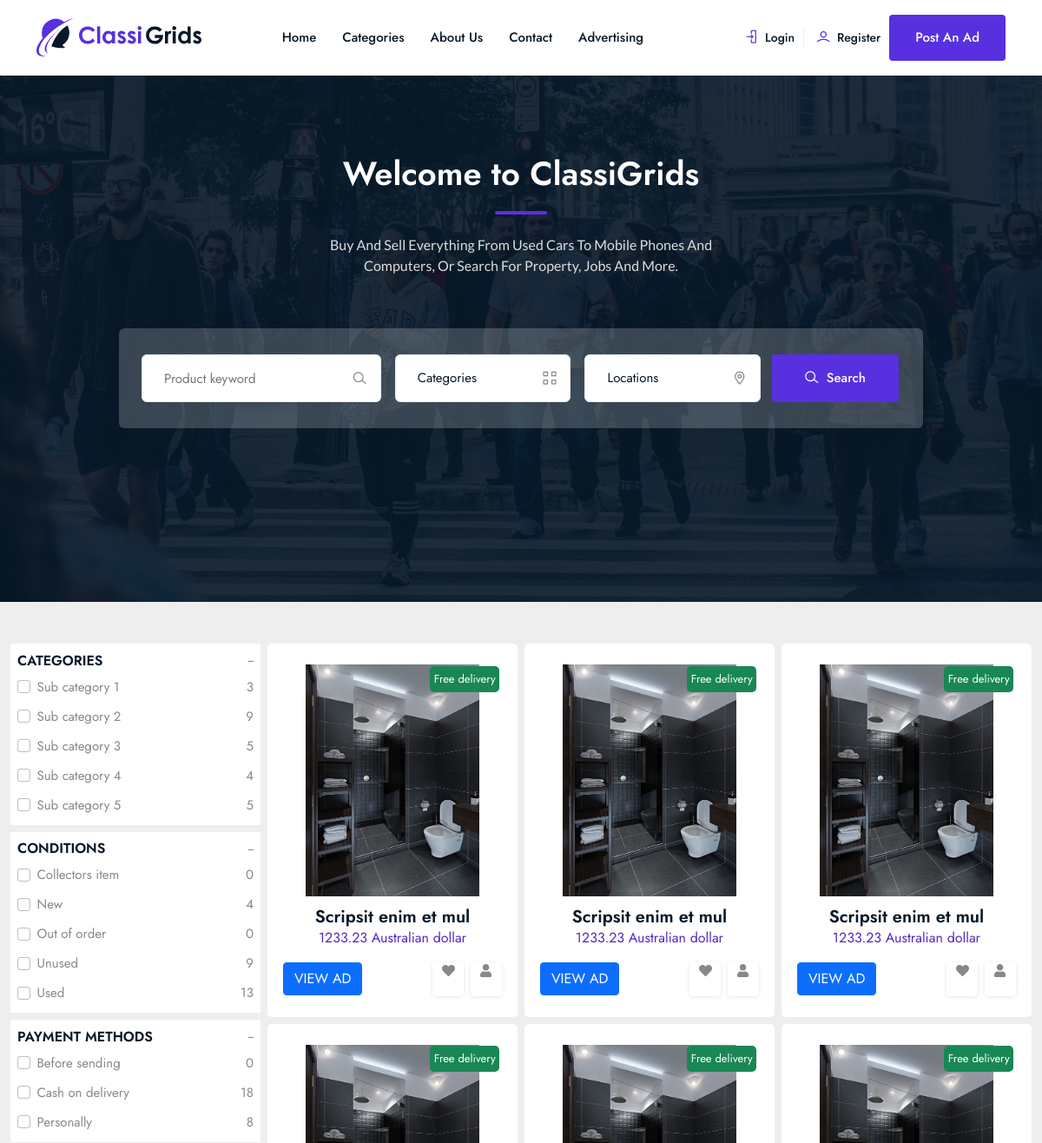
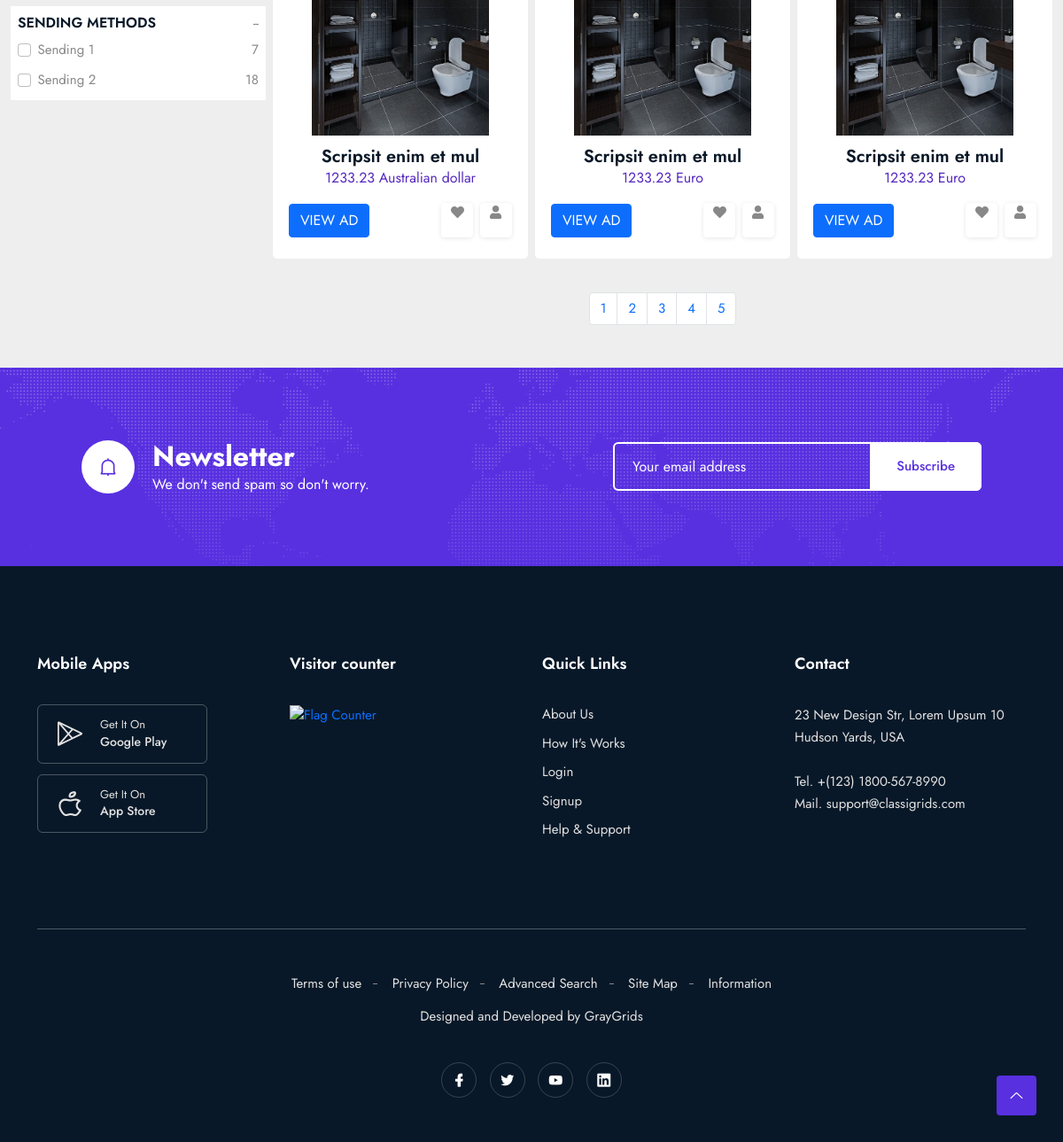
/categories.php, run on the app's committed database (2 pictures, top to bottom).
### tables this page shows
CREATE TABLE `subcategories` (
  `id` int(11) UNSIGNED NOT NULL,
  `title` varchar(211) NOT NULL,
  `category_id` int(11) UNSIGNED NOT NULL,
  `slug` varchar(211) DEFAULT NULL
);

CREATE TABLE `conditions` (
  `id` int(11) NOT NULL,
  `title` varchar(211) NOT NULL,
  `skug` varchar(211) DEFAULT NULL
);

CREATE TABLE `payment_methods` (
  `id` int(11) UNSIGNED NOT NULL,
  `title` varchar(211) NOT NULL,
  `slug` varchar(211) DEFAULT NULL
);

CREATE TABLE `sending_methods` (
  `id` int(11) UNSIGNED NOT NULL,
  `title` varchar(211) NOT NULL,
  `slug` varchar(211) DEFAULT NULL
);

CREATE TABLE `ads` (
  `id` int(11) NOT NULL,
  `title` varchar(211) NOT NULL,
  `price` decimal(10,2) NOT NULL,
  `price_type_id` int(11) NOT NULL,
  `currency_id` int(11) NOT NULL,
  `images` text DEFAULT NULL,
  `youtube_link` text NOT NULL,
  `description` text NOT NULL,
  `condition_id` int(11) NOT NULL,
  `sub_category_id` int(11) DEFAULT NULL,
  `amount` int(11) NOT NULL,
  `sending_id` int(11) NOT NULL,
  `payment_id` int(11) NOT NULL,
  `free_delivery` int(11) NOT NULL DEFAULT 0,
  `created_at` datetime NOT NULL,
  `updated_at` datetime NOT NULL,
  `expires_at` datetime NOT NULL,
  `user_id` int(11) NOT NULL,
  `slug` varchar(211) DEFAULT NULL
);

CREATE TABLE `currencies` (
  `id` int(11) NOT NULL,
  `title` varchar(211) NOT NULL,
  `slug` varchar(211) DEFAULT NULL
);

### include/db.inc.php (called while the page is built, shortened)
<?php
class DbConnect {
	private $host = HOST;
	private $dbname = DBNAME;
	private $username = USERNAME;
	private $password = PASSWORD;
	protected function connect() {
		try {
		$sql = 'mysql:host='. $this -> host .';dbname='. $this -> dbname ;
		$pdo = new PDO ( $sql , $this -> username , $this -> password );
		$pdo -> setAttribute( PDO::ATTR_DEFAULT_FETCH_MODE , PDO::FETCH_ASSOC );
		$pdo -> setAttribute ( PDO::ATTR_ERRMODE , PDO::ERRMODE_EXCEPTION );
		$pdo -> exec( 'set names utf8');
		return $pdo;
		} catch ( PDOException $e ){
			echo $e -> getMessage();
		}
	}
}

### classes/ad.class.php (called while the page is built, shortened)
<?php
class Ad extends DbConnect {
public function getAdsCountBySubCategory($sub_category_id){
	$sql = 'select * from ads where sub_category_id = ? ';
	$query = $this -> connect() -> prepare($sql);
	$query -> execute([ $sub_category_id ]);
	$ads = count($query -> fetchAll());
	return $ads;
}
public function getAdsCountByCondition($condition_id){
	$sql = 'select * from ads where condition_id = ? ';
	$query = $this -> connect() -> prepare($sql);
	$query -> execute([ $condition_id ]);
	$ads = count($query -> fetchAll());
	return $ads;
}
public function getAdsByPaymentMethod($payment_id){
	$sql = 'select * from ads where payment_id = ? ';
	$query = $this -> connect() -> prepare($sql);
	$query -> execute([ $payment_id ]);
	$ads = count($query -> fetchAll());
	return $ads;
}
public function getAdsBySendingMethod($sending_id){
	$sql = 'select * from ads where sending_id = ? ';
	$query = $this -> connect() -> prepare($sql);
	$query -> execute([ $sending_id ]);
	$ads = count($query -> fetchAll());
	return $ads;
}
public function getAllSubCategories(){
	$sql = 'select * from subcategories order by title asc';
	$query = $this -> connect() -> query ($sql);
	$subcategories = $query -> fetchAll();
	return $subcategories;
}
public function getAllConditions(){
	$sql = 'select * from conditions order by title asc';
	$query = $this -> connect() -> query ($sql);
	$conditions = $query -> fetchAll();
	return $conditions;
}
public function getAllPaymentMethods(){
	$sql = 'select * from payment_methods order by title asc';
	$query = $this -> connect() -> query ($sql);
	$payment_methods = $query -> fetchAll();
	return $payment_methods;
}
public function getAllSendingMethods(){
	$sql = 'select * from sending_methods order by title asc';
	$query = $this -> connect() -> query ($sql);
	$sending_methods = $query -> fetchAll();
	return $sending_methods;
}
public function getAllAds(){
$page = isset($_GET['page']) ? (int)$_GET['page'] : 1 ;
$perPage = isset($_GET['per-page'])&& $_GET['per-page'] <= 6 ? (int)$_GET['per-page'] : 6 ;
$start = ( $page > 1 ) ? ($page * $perPage ) - $perPage : 0 ;
$sql = 'select * from ads order by title desc LIMIT :start , :perPage';
$query = $this -> connect() -> prepare($sql);
$query -> bindParam( ':start' , $start , PDO::PARAM_INT);
$query -> bindParam( ':perPage' , $perPage , PDO::PARAM_INT);
$query -> execute();
$ads = $query -> fetchAll();
$sql = 'select * from ads ';
$query = $this -> connect() -> query($sql);
$ads_count = $query ->  fetchAll();
$allAds = count($ads_count);
$pages = ceil( $allAds / $perPage);
return array('pages' => $pages , 'ads' => $ads , 'per-page' => $perPage );
}
public function getCurrencyDetails($currency_id){
	$sql = 'select * from currencies where  id = ? order by title asc';
	$query = $this -> connect() -> prepare($sql);
	$query -> execute([$currency_id]);
	$currency = $query -> fetch();
	return $currency;
}
}

### categories.php (the view, shortened to what this page needs)
<?php require_once 'include/db.inc.php' ?>
<?php
$ads = new Ad();
?>
<!DOCTYPE html>
<html class="no-js" lang="zxx">
<head>
   <?php require_once 'partials/__head.php' ?>
<link rel="stylesheet" type="text/css" href="assets/css/all.min.css">
</head>
<body>
<?php require_once 'partials/__header.php' ?>
<?php require_once 'partials/__hero_section.php' ?>
<div class="container-fluid mt-5 mb-5">
    <div class="row g-2">
        <div class="col-md-3">
<form action="" method="GET">
            <div class="type p-2 mb-2">
                <div class="heading d-flex justify-content-between align-items-center">
                    <h6 class="text-uppercase">Categories</h6> <span>--</span>
                </div>
<?php
try{
foreach ($ads -> getAllSubCategories() as $subCategory ){
?>
<div class="d-flex justify-content-between mt-2">
        <div class="form-check">
            <input class="form-check-input" type="checkbox" value="<?php echo $subCategory['id'] ?>" onChange="this.form.submit()" name="sub_category_id" id="flexCheckChecked" >
            <label class="form-check-label" for="flexCheckChecked"> <?php echo $subCategory['title'] ?> </label> </div> <span>
<?php
echo $ads  -> getAdsCountBySubCategory($subCategory['id']);
?>
            </span>
                </div>
<?php
}
} catch( PDOException $e ){
    echo $e -> getMessage();
}
?>
            </div>
            <div class="type p-2 mb-2">
                <div class="heading d-flex justify-content-between align-items-center">
                    <h6 class="text-uppercase">Conditions</h6> <span>--</span>
                </div>
<?php
try{
foreach ($ads -> getAllConditions() as $condition ){
?>
<div class="d-flex justify-content-between mt-2">
        <div class="form-check">
            <input class="form-check-input" type="checkbox"  value="<?php echo $condition['id'] ?>" onChange="this.form.submit()" name="condition_id"  id="flexCheckChecked" >
            <label class="form-check-label" for="flexCheckChecked"> <?php echo $condition['title'] ?> </label> </div> <span>
<?php
echo $ads -> getAdsCountByCondition($condition['id']);
?>
            </span>
                </div>
<?php
}
} catch( PDOException $e ){
    echo $e -> getMessage();
}
?>
            </div>
            <div class="type p-2 mb-2">
                <div class="heading d-flex justify-content-between align-items-center">
                    <h6 class="text-uppercase">Payment methods</h6> <span>--</span>
                </div>
<?php
try{
foreach ($ads -> getAllPaymentMethods() as $paymentMethod ){
?>
<div class="d-flex justify-content-between mt-2">
        <div class="form-check">
            <input class="form-check-input" type="checkbox"  value="<?php echo $paymentMethod['id'] ?>" onChange="this.form.submit()" name="payment_id"  id="flexCheckChecked" >
            <label class="form-check-label" for="flexCheckChecked"> <?php echo $paymentMethod['title'] ?> </label> </div> <span>
<?php
echo $ads -> getAdsByPaymentMethod($paymentMethod['id']);
?>
            </span>
                </div>
<?php
}
} catch( PDOException $e ){
    echo $e -> getMessage();
}
?>
            </div>
            <div class="type p-2 mb-2">
                <div class="heading d-flex justify-content-between align-items-center">
                    <h6 class="text-uppercase">Sending Methods</h6> <span>--</span>
                </div>
<?php
try{
foreach ($ads -> getAllSendingMethods() as $sendingMethod ){
?>
<div class="d-flex justify-content-between mt-2">
        <div class="form-check">
            <input class="form-check-input" type="checkbox"  value="<?php echo $sendingMethod['id'] ?>" onChange="this.form.submit()" name="sending_id"  id="flexCheckChecked" >
            <label class="form-check-label" for="flexCheckChecked"> <?php echo $sendingMethod['title'] ?> </label> </div> <span>
<?php
 echo $ads -> getAdsBySendingMethod($sendingMethod['id']);
?>
            </span>
                </div>
<?php
}
} catch( PDOException $e ){
    echo $e -> getMessage();
}
?>
            </div>
        </div>
        <div class="col-md-9">
            <div class="row g-2">
<?php
try {
$ads = new Ad();
$sub_category_id = isset($_GET['sub_category_id']) ? $_GET['sub_category_id'] : null;
$sending_id = isset($_GET['sending_id']) ? $_GET['sending_id'] : null;
$payment_id = isset($_GET['payment_id']) ? $_GET['payment_id'] : null;
$condition_id = isset($_GET['condition_id']) ? $_GET['condition_id'] : null;
if( $sending_id){
$ads -> filterAdsBySendingMethod($sending_id)['ads'];
if( count($ads -> filterAdsBySendingMethod($sending_id)['ads']  )== 0 ){
    echo '<br><h4>There is no ads for this sending method.</h4>';
} else {
foreach( $ads -> filterAdsBySendingMethod($sending_id)['ads'] as $ad ){
?>
                   <div class="col-md-4">
                    <div class="product py-4"><?php
if( $ad['free_delivery'] == 1 ){
?>
 <span class="off bg-success">Free delivery
 </span>
    <?php
}
?>
                        <div class="text-center">
                            <img src="uploads/<?php echo current(explode('|' , $ad['images']));  ?>" width="200">
                             </div>
                        <div class="about text-center">
                            <h5><?php echo  substr($ad['title'] , 0 , 20 ) ?></h5> <span><?php echo $ad['price'] ?>
                                <?php echo $ads -> getCurrencyDetails($ad['currency_id'])['title']; ?>
                            </span>
                        </div>
                        <div class="cart-button mt-3 px-2 d-flex justify-content-between align-items-center"> <a  href="view-ad.php?id=<?php echo $ad['id']; ?>" class="btn btn-primary text-uppercase">View Ad</a>
                            <div class="add"> <span class="product_fav">
                                <i class="fas fa-heart" aria-hidden="true"></i></span> <span class="product_fav"><i class="fas fa-user"></i></span> </div>
                        </div>
                    </div>
                </div>
<?php
}
if( count($ads ->filterAdsBySendingMethod($sending_id)['ads']) > 0 ){
    $pages = $ads -> filterAdsBySendingMethod($sending_id)['pages'];
?>
<nav>
    <ul class="pagination d-flex justify-content-center flex-wrap pagination-rounded-flat pagination-success">
<?php
for( $x = 1 ; $x <= $pages; $x++){
    $perPage = $ads -> filterAdsBySendingMethod($sending_id)['per-page'];
?>
<li class="page-item"><a class="page-link" data-abc="true" href="?sending_id=<?php echo $sending_id;?>&page=<?php echo $x; ?>&per-page=<?php echo $perPage; ?>"><?php echo $x ?></a></li>
<?php
}
 ?>
    </ul>
</nav>
<?php
}
}
} else   {
foreach( $ads -> getAllAds()['ads'] as $ad ){
?>
                   <div class="col-md-4">
                    <div class="product py-4">
                        <?php
if( $ad['free_delivery'] == 1 ){
?>
 <span class="off bg-success">Free delivery
 </span>
    <?php
}
?>
                        <div class="text-center">
                            <img src="uploads/<?php echo current(explode('|' , $ad['images']));  ?>" width="200">
                             </div>
                        <div class="about text-center">
                            <h5><?php echo  substr($ad['title'] , 0 , 20 ) ?></h5> <span><?php echo $ad['price'] ?>
                                <?php echo $ads -> getCurrencyDetails($ad['currency_id'])['title']; ?>
                            </span>
                        </div>
                        <div class="cart-button mt-3 px-2 d-flex justify-content-between align-items-center"> <a  href="view-ad.php?id=<?php echo $ad['id']; ?>" class="btn btn-primary text-uppercase">View Ad</a>
                            <div class="add"> <span class="product_fav">
                                <i class="fas fa-heart" aria-hidden="true"></i></span> <span class="product_fav"><i class="fas fa-user"></i></span> </div>
                        </div>
                    </div>
                </div>
<?php
}
if( count($ads -> getAllAds()['ads']) > 0 ){
    $pages = $ads -> getAllAds()['pages'];
?>
<nav>
    <ul class="pagination d-flex justify-content-center flex-wrap pagination-rounded-flat pagination-success">
<?php
for( $x = 1 ; $x <= $pages; $x++){
    $perPage = $ads -> getAllAds()['per-page'];
?>
<li class="page-item"><a class="page-link" data-abc="true" href="?page=<?php echo $x; ?>&per-page=<?php echo $perPage; ?>"><?php echo $x ?></a></li>
<?php
}
 ?>
    </ul>
</nav>
<?php
}
}
} catch ( PDOException $e ){
    echo $e -> getMessage();
}
?>
            </div>
        </div>
    </div>
</div>
<?php require_once 'partials/__newsletter.php' ?>
<?php require_once 'partials/__footer.php' ?>
    <a href="#" class="scroll-top btn-hover">
        <i class="lni lni-chevron-up"></i>
    </a>
</body>
</html>

### categories.php (style rules this page uses)
body { background-color: #eee }
.type { background-color: #fff }
.product { padding: 10px; background-color: #fff; border-radius: 5px; position: relative }
.about span { color: #5629c0; font-size: 16px }
.product_fav { display: inline-block; width: 36px; height: 39px; background: #FFFFFF; box-shadow: 0px 1px 5px rgba(0, 0, 0, 0.1); border-radius: 11%; text-align: center; cursor: pointer; margin-left: 3px; -webkit-transition: all 200ms ease; -moz-transition: all 200ms ease; -ms-transition: all 200ms ease; -o-transition: all 200ms ease; transition: all 200ms ease }
.about { margin-top: 12px }
.off { position: absolute; left: 65%; top: 6%; width: 80px; text-align: center; height: 30px; line-height: 8px; border-radius: 5px; font-size: 13px; display: flex; align-items: center; justify-content: center; color: #fff }

### data on the page
subcategories: title "Sub category 1", id "3"
subcategories: title "Sub category 2", id "9"
subcategories: title "Sub category 3", id "5"
subcategories: title "Sub category 4", id "4"
subcategories: title "Sub category 5", id "5"
conditions: title "Collectors item", id "0"
conditions: title "New", id "4"
conditions: title "Out of order", id "0"
conditions: title "Unused", id "9"
conditions: title "Used", id "13"
payment_methods: title "Before sending", id "0"
payment_methods: title "Cash on delivery", id "18"
payment_methods: title "Personally", id "8"
sending_methods: title "Sending 1", id "7"
sending_methods: title "Sending 2", id "18"
ads: free_delivery "Free delivery", title "Scripsit enim et mul", price "1233.23", currency.title "Australian dollar"
ads: free_delivery "Free delivery", title "Scripsit enim et mul", price "1233.23", currency.title "Australian dollar"
ads: free_delivery "Free delivery", title "Scripsit enim et mul", price "1233.23", currency.title "Australian dollar"
ads: free_delivery "Free delivery", title "Scripsit enim et mul", price "1233.23", currency.title "Australian dollar"
ads: free_delivery "Free delivery", title "Scripsit enim et mul", price "1233.23", currency.title "Euro"
ads: free_delivery "Free delivery", title "Scripsit enim et mul", price "1233.23", currency.title "Euro"
